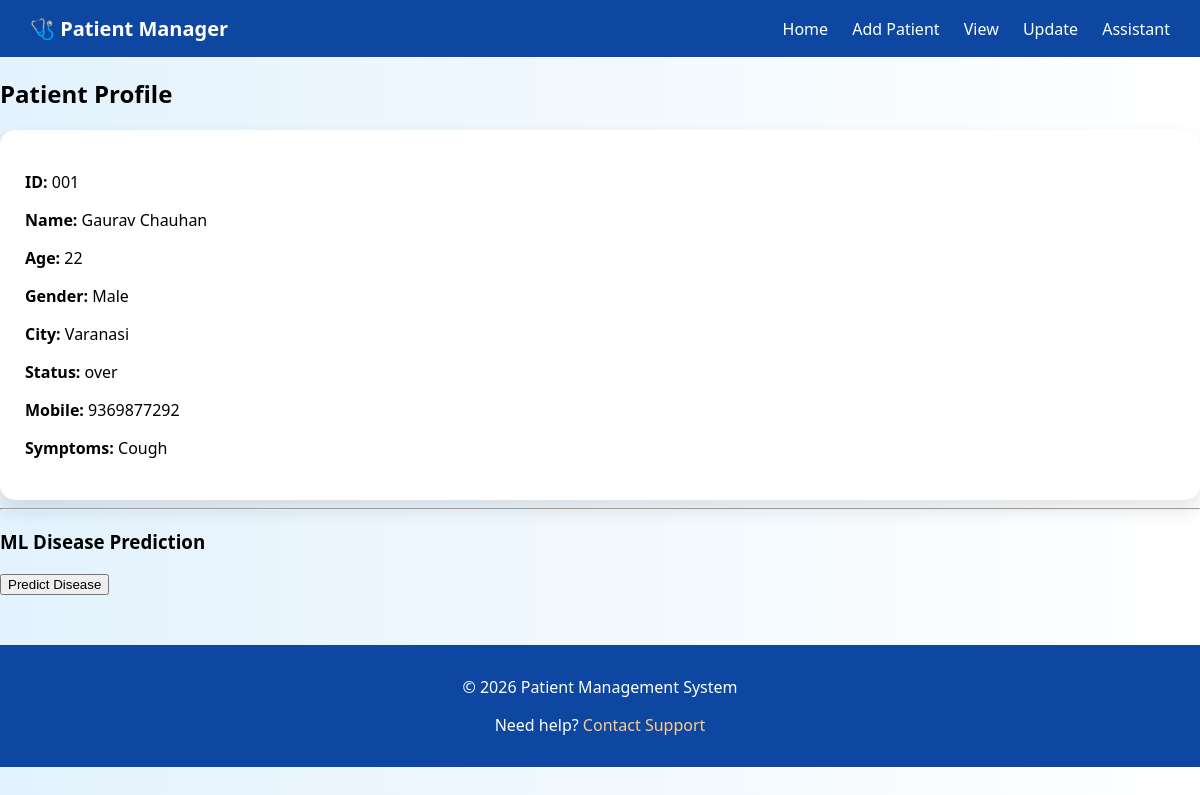
/profile/001, run on an earlier commit of the app's database.
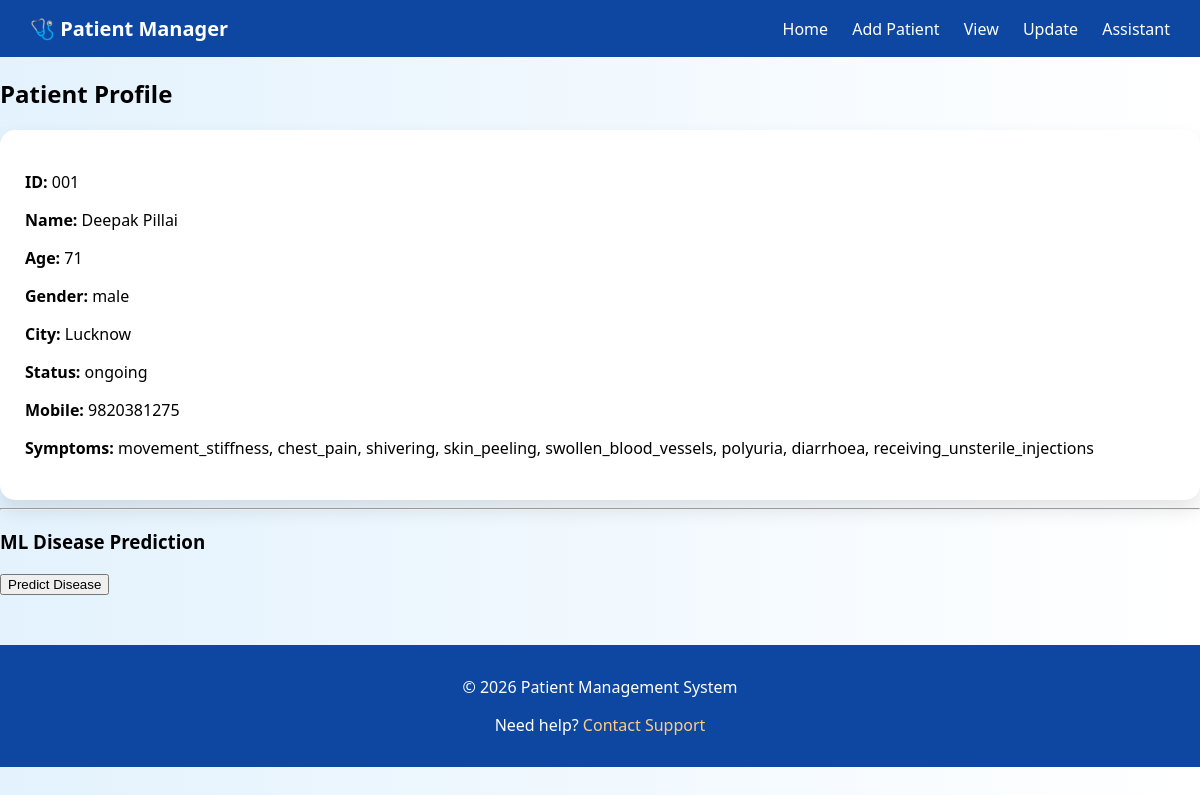
And on a later commit of the database.
### tables this page shows
CREATE TABLE patients (
        id TEXT PRIMARY KEY,
        name TEXT,
        age INTEGER,
        gender TEXT,
        city TEXT,
        height REAL,
        weight REAL,
        status TEXT,
        mobile TEXT,
        symptoms TEXT
    );

### backend/main.py (the view)
@app.get("/profile/{patient_id}")
def patient_profile(request: Request, patient_id: str):
    patient = services.patient_profile_service(patient_id)
    return templates.TemplateResponse("profile.html", {"request": request, "patient": patient})

### templates/profile.html (shortened to what this page needs)
{% extends "base.html" %}
{% block content %}
<h2>Patient Profile</h2>
<div class="card">
  <p><b>ID:</b> {{ patient.id }}</p>
  <p><b>Name:</b> {{ patient.name }}</p>
  <p><b>Age:</b> {{ patient.age }}</p>
  <p><b>Gender:</b> {{ patient.gender }}</p>
  <p><b>City:</b> {{ patient.city }}</p>
  <p><b>Status:</b> {{ patient.status }}</p>
  <p><b>Mobile:</b> {{ patient.mobile }}</p>
  <p><b>Symptoms:</b> {{ patient.symptoms }}</p>
</div>
<hr>
<h3>ML Disease Prediction</h3>
<button onclick="predictDisease('{{ patient.symptoms }}')">
  Predict Disease
</button>
{% endblock %}

### templates/base.html (shortened to what this page needs)
<!DOCTYPE html>
<html lang="en">
<head>
    <link rel="stylesheet" href="/static/style.css">
</head>
<body>
    <nav class="navbar">
        <div class="logo">🩺 Patient Manager</div>
        <div class="nav-links">
            <a href="/">Home</a>
            <a href="/add">Add Patient</a>
            <a href="/view">View</a>
            <a href="/update">Update</a>
            <a href="/assistant">Assistant</a>
        </div>
    </nav>
    <main class="content">
        {% block content %}{% endblock %}
    </main>
    <footer class="footer">
        <p>© 2026 Patient Management System</p>
        <p>Need help? <a href="mailto:support@patientapp.com">Contact Support</a></p>
    </footer>
</body>
</html>

### static/style.css (style rules this page uses)
body { margin: 0; font-family: 'Segoe UI', sans-serif; background: linear-gradient(to right, #e3f2fd, #ffffff); }
.navbar { background: #0d47a1; color: white; padding: 15px 30px; display: flex; justify-content: space-between; align-items: center; }
.logo { font-size: 20px; font-weight: bold; }
.nav-links a { color: white; text-decoration: none; margin-left: 20px; font-weight: 500; }
.card { background: white; padding: 25px; border-radius: 15px; box-shadow: 0 10px 20px rgba(0,0,0,0.1); text-decoration: none; color: black; transition: all 0.2s ease; }
.footer { background: #0d47a1; color: white; text-align: center; padding: 15px; margin-top: 50px; }
.footer a { color: #ffcc80; text-decoration: none; }

What changed in the data, as far as the page shows it:
changed patients id 001: name "Gaurav Chauhan" → "Deepak Pillai"; age "22" → "71"; gender "Male" → "male"; city "Varanasi" → "Lucknow"; status "over" → "ongoing"; mobile "9369877292" → "9820381275"; symptoms "Cough" → "movement_stiffness, chest_pain, shivering, skin_peeling, swollen_blood_vessels, polyuria, diarrhoea, receiving_unsterile_injections"
